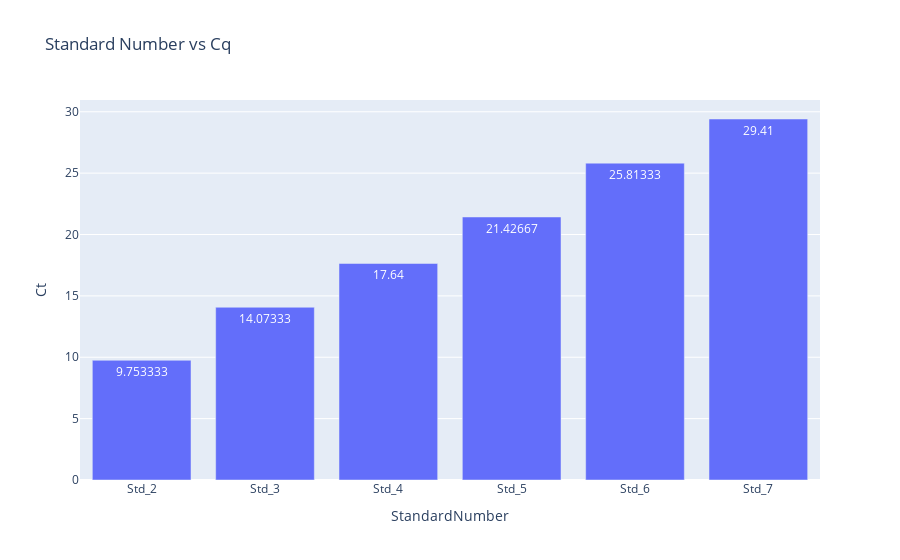

Notebook code for this chart:
### Code cell
primerMatrix = PrimerMatrixVis('Quan. Result')
# df = PrimerMatrixVis.dfCreate(primerMatrix)
df = PrimerMatrixVis.addPrimerConcToDf(primerMatrix)
# PrimerMatrixVis.RowAndColMeans(primerMatrix)
# PrimerMatrixVis.Periodicity(primerMatrix)
# PrimerMatrixVis.FwdAndRevEquivalence(primerMatrix)
# PrimerMatrixVis.plotStandards(primerMatrix)

### Figure 1 — Plotly figure (JSON) as saved in the notebook; plotly's stock layout.template omitted (floating-point values rounded to 4 significant figures)
{"data": [{"alignmentgroup": "True", "hovertemplate": "StandardNumber=%{x}<br>Ct=%{y}<extra></extra>", "legendgroup": "", "marker": {"color": "#636efa", "pattern": {"shape": ""}}, "name": "", "offsetgroup": "", "orientation": "v", "showlegend": false, "textposition": "auto", "texttemplate": "%{y}", "type": "bar", "x": ["Std_2", "Std_3", "Std_4", "Std_5", "Std_6", "Std_7"], "xaxis": "x", "y": [9.753, 14.07, 17.64, 21.43, 25.81, 29.41], "yaxis": "y"}], "layout": {"barmode": "group", "legend": {"tracegroupgap": 0}, "title": {"text": "Standard Number vs Cq"}, "xaxis": {"anchor": "y", "domain": [0, 1], "title": {"text": "StandardNumber"}}, "yaxis": {"anchor": "x", "domain": [0, 1], "title": {"text": "Ct"}}}}
